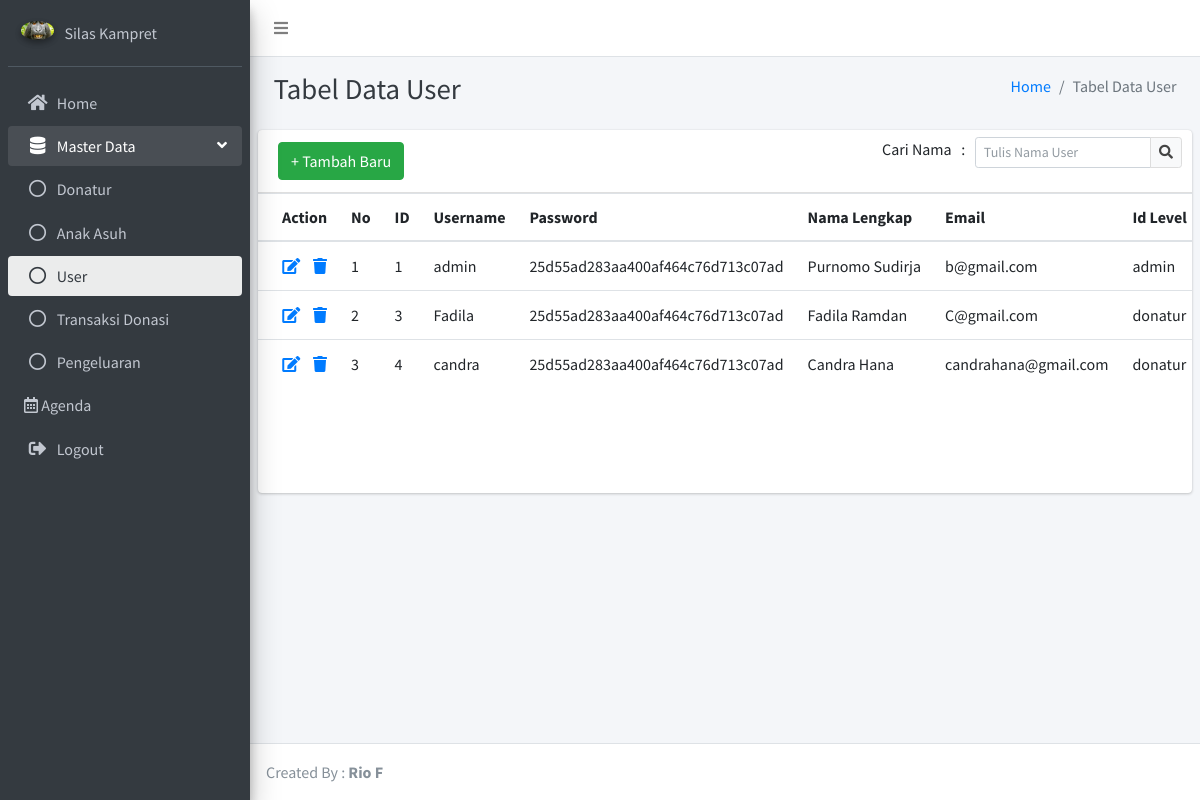
Screenshot of /index.php?mod=user (signed in) with the database file from the repository.
### tables this page shows
CREATE TABLE `user` (
  `id_user` int(11) NOT NULL,
  `username` varchar(50) NOT NULL,
  `password` varchar(255) NOT NULL,
  `nama_lengkap` varchar(255) NOT NULL,
  `email` varchar(50) NOT NULL,
  `id_level` int(11) NOT NULL,
  `aktif` int(1) NOT NULL,
  `nohp` varchar(13) NOT NULL,
  `tempat_lahir` varchar(50) NOT NULL,
  `alamat` varchar(255) NOT NULL,
  `jenis_kelamin` varchar(10) NOT NULL,
  `tgl_lahir` date NOT NULL,
  `kode_donatur` varchar(100) NOT NULL
);

### modules/user/user.php (the view, shortened to what this page needs)
<?php
  if(isset($_POST['kirim'])==1){
    $c=" where nama_lengkap like '%" . $_POST['table_search']. "%'";
  } else {
    $c="";
  }
  $sql = "SELECT * FROM user" . $c;
  $result = mysqli_query($con,$sql);
  $modname="user";
?>
<div class="content-header">
  <div class="container-fluid">
    <div class="row mb-2">
      <div class="col-sm-6">
        <h1 class="m-0 text-dark">Tabel Data User</h1>
      </div>
      <div class="col-sm-6">
        <ol class="breadcrumb float-sm-right">
          <li class="breadcrumb-item"><a href="index.php?mod=home">Home</a></li>
          <li class="breadcrumb-item active">Tabel Data User</li>
        </ol>
      </div>
    </div>
  </div>
</div>
<div class="row">
  <div class="col-12">
    <div class="card">
      <form name="form1" method="post" action="">
        <div class="card-header">
          <a href="index.php?mod=<?php echo $modname; ?>_new" class="btn btn-s-md btn-success"> + Tambah Baru</a>
            <div class="card-tools">
              <div class="input-group input-group-sm" style="width: 300px;">
               Cari Nama&nbsp;&nbsp;&nbsp;:&nbsp;&nbsp;&nbsp;
                <input type="text" name="table_search" class="form-control float-right" placeholder="Tulis Nama User">
                  <div class="input-group-append">
                    <button type="submit" class="btn btn-default"><i class="fas fa-search"></i></button>
                  </div>
              </div>
            </div>
        </div>
      </form>
      <div class="card-body table-responsive p-0" style="height: 300px;">
        <table class="table table-head-fixed text-nowrap">
          <thead>
            <tr>
              <th>Action</th>
              <th width="20">No</th>
              <th>ID</th>
              <th>Username</th>
              <th>Password</th>
              <th>Nama Lengkap</th>
              <th>Email</th>
              <th>Id Level</th>
            </tr>
          </thead>
          <tbody>
            <?php
                $i=1;
                while($data = mysqli_fetch_array($result)){
            ?>
            <tr>
                <td>
                  <div align="center">
                    <a href="index.php?mod=<?php echo $modname; ?>_edit&id=<?php echo $data['id_user'] ?>">
                      <span class="fa fa-edit" style="font-size:16px">
                      </span>
                    </a>
                    <a href="index.php?mod=<?php echo $modname; ?>_delete&id=<?php echo $data['id_user'] ?>">
                      <span class="fa fa-trash" style="font-size:16px">
                      </span>
                    </a>
                  </div>
                </td>
                <td><?php echo $i; ?></td>
                <td><?php echo $data['id_user'] ?></td>
                <td><?php echo $data['username'] ?></td>
                <td><?php echo $data['password'] ?></td>
                <td><?php echo $data['nama_lengkap'] ?></td>
                <td><?php echo $data['email'] ?></td>
                <td>
                  <?php if($data['id_level'] == '1')  {
                          echo "admin";
                        }else{
                          echo "donatur";
                        }
                  ?>
                </td>
            </tr>
            <?php
                $i++;
                }
            ?>
          </tbody>
        </table>
      </div>
    </div>
  </div>
</div>

### index.php (shortened to what this page needs)
<?php
    if(isset($_GET['mod'])){
        $mod = $_GET['mod'];
    } else {
        $mod = "";
    }
    if ($mod == "") {
        $mod = MODULE_PATH . 'home/home';
    } else {
        if (preg_match('/_/i', $mod)) {
            $modname = explode('_', $mod);
            $mod = MODULE_PATH . $modname[0] . '/' . $mod;
        } else {
            $mod = MODULE_PATH . $mod . '/' . $mod;
        }
    }
?>
<!DOCTYPE html>
<html>
    <head>
        <?php
        include "header.php";
        ?>
    </head>
    <body class="hold-transition sidebar-mini layout-fixed">
        <div class="wrapper">
            <?php
                include "topnav.php";
                include "leftmenu.php";
                include "content.php";
                include "footer.php";
            ?>
        </div>
    </body>
</html>

### header.php (shortened to what this page needs)
<head>
  <link rel="stylesheet" href="plugins/fontawesome-free/css/all.min.css">
  <link rel="stylesheet" href="https://code.ionicframework.com/ionicons/2.0.1/css/ionicons.min.css">
  <link rel="stylesheet" href="plugins/tempusdominus-bootstrap-4/css/tempusdominus-bootstrap-4.min.css">
  <link rel="stylesheet" href="plugins/icheck-bootstrap/icheck-bootstrap.min.css">
  <link rel="stylesheet" href="plugins/jqvmap/jqvmap.min.css">
  <link rel="stylesheet" href="dist/css/adminlte.min.css">
  <link rel="stylesheet" href="plugins/overlayScrollbars/css/OverlayScrollbars.min.css">
  <link rel="stylesheet" href="plugins/daterangepicker/daterangepicker.css">
  <link rel="stylesheet" href="plugins/summernote/summernote-bs4.css">
  <link rel="stylesheet" href="plugins/select2/css/select2.min.css">
  <link rel="stylesheet" href="plugins/select2-bootstrap4-theme/select2-bootstrap4.min.css">
</head>

### topnav.php
<nav class="main-header navbar navbar-expand navbar-white navbar-light">
  <ul class="navbar-nav">
    <li class="nav-item">
      <a class="nav-link" data-widget="pushmenu" href="#" role="button"><i class="fas fa-bars"></i></a>
    </li>
  </ul>
</nav>

### leftmenu.php (shortened to what this page needs)
<?php
  if($mod == "modules/donatur/donatur"){
    $adon = "active";
    $aanak = "";
    $auser = "";
    $apengeluaran = "";
    $adonasi = "";
    $aagenda = "";
    $ahome = "";
  }elseif ($mod == "modules/user/user") {
    $adon = "";
    $aanak = "";
    $auser = "active";
    $apengeluaran = "";
    $adonasi = "";
    $aagenda = "";
    $ahome = "";
  }
?>
  <aside class="main-sidebar sidebar-dark-primary elevation-4">
    <div class="sidebar">
      <div class="user-panel mt-3 pb-3 mb-3 d-flex">
        <div class="image">
          <img src="dist/img/monyetnaruto.jpg" class="img-circle elevation-2" alt="User Image">
        </div>
        <div class="info">
          <a href="#" class="d-block">Silas Kampret</a>
        </div>
      </div>
      <nav class="mt-2">
        <ul class="nav nav-pills nav-sidebar flex-column" data-widget="treeview" role="menu" data-accordion="false">
          <li class="nav-item">
            <a href="./index.php?mod=home" class="nav-link <?php echo $ahome; ?>" >
              <i class="nav-icon fas fa-home"></i>
              <p>
                Home
              </p>
            </a>
          </li>
          <li class="nav-item has-treeview menu-open">
            <a href="#" class="nav-link">
              <i class="nav-icon fas fa-database"></i>
              <p>
                Master Data
                <i class="right fas fa-angle-left"></i>
              </p>
            </a>
            <ul class="nav nav-treeview">
<?php if ($_SESSION['suser'] == 'admin') { ?>
              <li class="nav-item">
                <a href="./index.php?mod=donatur" class="nav-link <?php echo $adon; ?>">
                  <i class="far fa-circle nav-icon"></i>
                  <p>Donatur</p>
                </a>
              </li>
<?php } ?>
              <li class="nav-item">
                <a href="./index.php?mod=anak" class="nav-link <?php echo $aanak; ?> ">
                  <i class="far fa-circle nav-icon"></i>
                  <p>Anak Asuh</p>
                </a>
              </li>
<?php if ($_SESSION['suser'] == 'admin') { ?>
              <li class="nav-item">
                <a href="./index.php?mod=user" class="nav-link <?php echo $auser; ?>">
                  <i class="far fa-circle nav-icon"></i>
                  <p>User</p>
                </a>
              </li>
<?php }  ?>
              <li class="nav-item">
                <a href="./index.php?mod=donasi" class="nav-link <?php echo $adonasi; ?>">
                  <i class="far fa-circle nav-icon"></i>
                  <p>Transaksi Donasi</p>
                </a>
              </li>
              <li class="nav-item">
                <a href="./index.php?mod=pengeluaran" class="nav-link <?php echo $apengeluaran; ?>">
                  <i class="far fa-circle nav-icon"></i>
                  <p>Pengeluaran</p>
                </a>
              </li>
            </ul>
          </li>
          <li class="nav-item">
                <a
<?php if ($_SESSION['suser'] == 'admin') { ?>
                  href="./index.php?mod=agenda"
<?php } else { ?>
                  href="./index.php?mod=agenda_list"
<?php } ?>
                  class="nav-link <?php echo $aagenda; ?>">
                  <i class="far fa-calendar-alt"></i>
                  <p>Agenda</p>
                </a>
          </li>
          <li class="nav-item">
            <a href="./logout.php" class="nav-link">
              <i class="nav-icon fas fa-sign-out-alt"></i>
              <p>
                Logout
              </p>
            </a>
          </li>
        </ul>
      </nav>
    </div>
  </aside>

### content.php
<div class="content-wrapper">
    <section class="content">
      <?php
        if(!file_exists($mod.'.php')){
           echo "Halaman Tidak Ditemukan";
           echo "MOD:".$mod;
        } else {
            include $mod.'.php';
        }
      ?>
    </section>
</div>

### footer.php
<footer class="main-footer">
	Created By :
   <strong>Rio F</strong>
</footer>

### rows the page displays
user: id_user "1", username "admin", password "25d55ad283aa400af464c76d713c07ad", nama_lengkap "Purnomo Sudirja", email "b@gmail.com"
user: id_user "3", username "Fadila", password "25d55ad283aa400af464c76d713c07ad", nama_lengkap "Fadila Ramdan", email "C@gmail.com", shows "donatur"
user: id_user "4", username "candra", password "25d55ad283aa400af464c76d713c07ad", nama_lengkap "Candra Hana", email "candrahana@gmail.com", shows "donatur"
